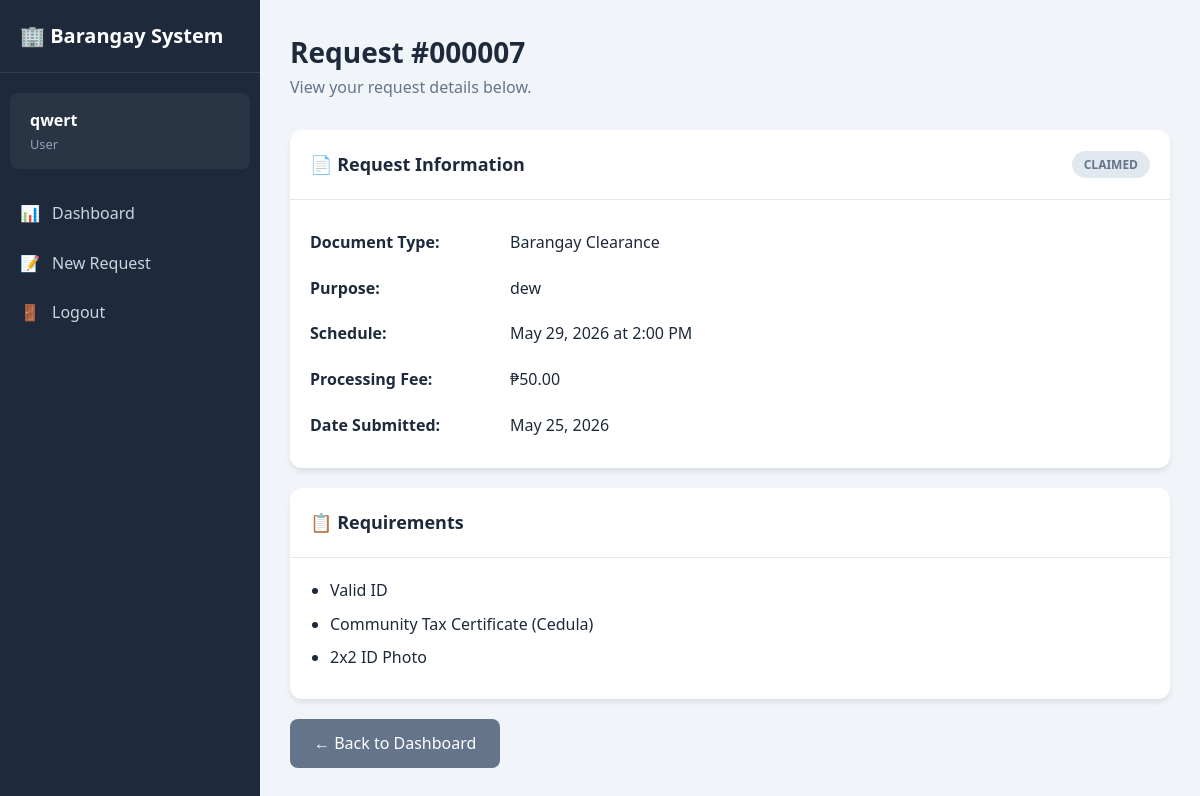
The app's page /user/view_request.php?id=7 (signed in) with its own data.
### tables this page shows
CREATE TABLE `requests` (
  `id` int(11) NOT NULL,
  `user_id` int(11) NOT NULL,
  `document_id` int(11) NOT NULL,
  `purpose` text DEFAULT NULL,
  `schedule_date` date DEFAULT NULL,
  `schedule_time` time DEFAULT NULL,
  `status` enum('pending','processing','approved','rejected','claimed') DEFAULT 'pending',
  `remarks` text DEFAULT NULL,
  `processed_by` int(11) DEFAULT NULL,
  `processed_at` timestamp NULL DEFAULT NULL,
  `created_at` timestamp NOT NULL DEFAULT current_timestamp()
);

CREATE TABLE `documents` (
  `id` int(11) NOT NULL,
  `document_name` varchar(100) NOT NULL,
  `description` text DEFAULT NULL,
  `requirements` text DEFAULT NULL,
  `processing_days` int(11) DEFAULT 3,
  `fee` decimal(10,2) DEFAULT 0.00,
  `status` enum('active','inactive') DEFAULT 'active',
  `created_at` timestamp NOT NULL DEFAULT current_timestamp(),
  `deleted_at` datetime DEFAULT NULL
);

### config/database.php (called while the page is built, shortened)
<?php
function formatDate($date) {
    return $date ? date('F j, Y', strtotime($date)) : 'N/A';
}
function formatTime($time) {
    return $time ? date('g:i A', strtotime($time)) : 'N/A';
}
function getStatusBadge($status) {
    $badges = [
        'pending'    => 'warning',
        'processing' => 'info',
        'approved'   => 'success',
        'rejected'   => 'danger',
        'claimed'    => 'secondary'
    ];
    return $badges[$status] ?? 'secondary';
}

### user/view_request.php (the view, shortened to what this page needs)
<?php
require_once '../config/database.php';
$user_id = $_SESSION['user_id'];
$request_id = intval($_GET['id'] ?? 0);
$stmt = $conn->prepare("
    SELECT r.*, d.document_name, d.requirements, d.fee, d.processing_days,
           u.full_name as processed_by_name
    FROM requests r
    JOIN documents d ON r.document_id = d.id
    LEFT JOIN users u ON r.processed_by = u.id
    WHERE r.id = ? AND r.user_id = ?
");
$stmt->bind_param("ii", $request_id, $user_id);
$stmt->execute();
$request = $stmt->get_result()->fetch_assoc();
?>
<!DOCTYPE html>
<html lang="en">
<head>
    <link rel="stylesheet" href="/barangay_system/css/style.css">
</head>
<body>
    <div class="dashboard">
        <aside class="sidebar">
            <div class="sidebar-header">
                <h2>🏢 Barangay System</h2>
            </div>
            <div class="sidebar-user">
                <div class="name"><?= htmlspecialchars($_SESSION['full_name']) ?></div>
                <div class="role"><?= $_SESSION['role'] ?></div>
            </div>
            <ul class="sidebar-menu">
                <li>
                    <a href="dashboard.php">
                        <span class="icon">📊</span> Dashboard
                    </a>
                </li>
                <li>
                    <a href="new_request.php">
                        <span class="icon">📝</span> New Request
                    </a>
                </li>
                <li>
                    <a href="/barangay_system/logout.php">
                        <span class="icon">🚪</span> Logout
                    </a>
                </li>
            </ul>
        </aside>
        <main class="main-content">
            <div class="page-header">
                <h1>Request #<?= str_pad($request['id'], 6, '0', STR_PAD_LEFT) ?></h1>
                <p>View your request details below.</p>
            </div>
            <div class="card mb-20">
                <div class="card-header">
                    <h3>📄 Request Information</h3>
                    <span class="badge badge-<?= getStatusBadge($request['status']) ?>">
                        <?= ucfirst($request['status']) ?>
                    </span>
                </div>
                <div class="card-body">
                    <table style="border: none;">
                        <tr>
                            <td style="border: none; padding: 10px 20px 10px 0; font-weight: 600; width: 200px;">Document Type:</td>
                            <td style="border: none; padding: 10px 0;"><?= htmlspecialchars($request['document_name']) ?></td>
                        </tr>
                        <tr>
                            <td style="border: none; padding: 10px 20px 10px 0; font-weight: 600;">Purpose:</td>
                            <td style="border: none; padding: 10px 0;"><?= htmlspecialchars($request['purpose']) ?></td>
                        </tr>
                        <tr>
                            <td style="border: none; padding: 10px 20px 10px 0; font-weight: 600;">Schedule:</td>
                            <td style="border: none; padding: 10px 0;">
                                <?= formatDate($request['schedule_date']) ?> at <?= formatTime($request['schedule_time']) ?>
                            </td>
                        </tr>
                        <tr>
                            <td style="border: none; padding: 10px 20px 10px 0; font-weight: 600;">Processing Fee:</td>
                            <td style="border: none; padding: 10px 0;">₱<?= number_format($request['fee'], 2) ?></td>
                        </tr>
                        <tr>
                            <td style="border: none; padding: 10px 20px 10px 0; font-weight: 600;">Date Submitted:</td>
                            <td style="border: none; padding: 10px 0;"><?= formatDate($request['created_at']) ?></td>
                        </tr>
                    </table>
                </div>
            </div>
            <?php if ($request['requirements']): ?>
            <div class="card mb-20">
                <div class="card-header">
                    <h3>📋 Requirements</h3>
                </div>
                <div class="card-body">
                    <ul style="margin-left: 20px;">
                        <?php foreach (explode(',', $request['requirements']) as $req): ?>
                            <li style="margin-bottom: 8px;"><?= htmlspecialchars(trim($req)) ?></li>
                        <?php endforeach; ?>
                    </ul>
                </div>
            </div>
            <?php endif; ?>
            <a href="dashboard.php" class="btn btn-secondary">← Back to Dashboard</a>
        </main>
    </div>
</body>
</html>

### css/style.css (style rules this page uses)
:root { --primary: #2563eb; --primary-dark: #1d4ed8; --secondary: #64748b; --success: #22c55e; --danger: #ef4444; --warning: #f59e0b; --info: #3b82f6; --light: #f8fafc; --dark: #1e293b; --white: #ffffff; --gray-100: #f1f5f9; --gray-200: #e2e8f0; --gray-300: #cbd5e1; --gray-400: #94a3b8; --gray-500: #64748b; --shadow: 0 4px 6px -1px rgba(0, 0, 0, 0.1); --shadow-lg: 0 10px 15px -3px rgba(0, 0, 0, 0.1); --radius: 8px; --radius-lg: 12px; }
* { margin: 0; padding: 0; box-sizing: border-box; }
body { font-family: 'Segoe UI', Tahoma, Geneva, Verdana, sans-serif; background-color: var(--gray-100); color: var(--dark); line-height: 1.6; }
a { text-decoration: none; color: var(--primary); }
.btn { display: inline-flex; align-items: center; justify-content: center; gap: 8px; padding: 12px 24px; border: none; border-radius: var(--radius); font-size: 1rem; font-weight: 500; cursor: pointer; transition: all 0.2s ease; }
.btn-secondary { background: var(--secondary); color: var(--white); }
.dashboard { display: flex; min-height: 100vh; }
.sidebar { width: 260px; background: var(--dark); color: var(--white); padding: 20px 0; position: fixed; height: 100vh; overflow-y: auto; }
.sidebar-header { padding: 0 20px 20px; border-bottom: 1px solid rgba(255, 255, 255, 0.1); margin-bottom: 20px; }
.sidebar-header h2 { font-size: 1.25rem; display: flex; align-items: center; gap: 10px; }
.sidebar-user { padding: 15px 20px; background: rgba(255, 255, 255, 0.05); margin: 0 10px 20px; border-radius: var(--radius); }
.sidebar-user .name { font-weight: 600; }
.sidebar-user .role { font-size: 0.8rem; color: var(--gray-400); text-transform: capitalize; }
.sidebar-menu { list-style: none; }
.sidebar-menu a { display: flex; align-items: center; gap: 12px; padding: 12px 20px; color: var(--gray-300); transition: all 0.2s ease; }
.sidebar-menu .icon { width: 20px; text-align: center; }
.main-content { flex: 1; margin-left: 260px; padding: 30px; }
.page-header { margin-bottom: 30px; }
.page-header h1 { font-size: 1.75rem; color: var(--dark); }
.page-header p { color: var(--gray-500); }
.card { background: var(--white); border-radius: var(--radius-lg); box-shadow: var(--shadow); overflow: hidden; }
.card-header { padding: 20px; border-bottom: 1px solid var(--gray-200); display: flex; justify-content: space-between; align-items: center; }
.card-header h3 { font-size: 1.125rem; }
.card-body { padding: 20px; }
table { width: 100%; border-collapse: collapse; }
th, td { padding: 12px 16px; text-align: left; border-bottom: 1px solid var(--gray-200); }
.badge { display: inline-block; padding: 4px 12px; border-radius: 20px; font-size: 0.75rem; font-weight: 600; text-transform: uppercase; }
.badge-claimed, .badge-secondary { background: var(--gray-200); color: var(--gray-500); }
.mb-20 { margin-bottom: 20px; }

### records on screen
requests: id "000007", status "CLAIMED", document.document_name "Barangay Clearance", purpose "dew", schedule_date "May 29, 2026", schedule_time "2:00 PM", document.fee "50.00", created_at "May 25, 2026", document.requirements "Valid ID", document.requirements "Community Tax Certificate (Cedula)", document.requirements "2x2 ID Photo"

### other values on screen
$_SESSION['full_name'] "qwert"
$_SESSION['role'] "User"
